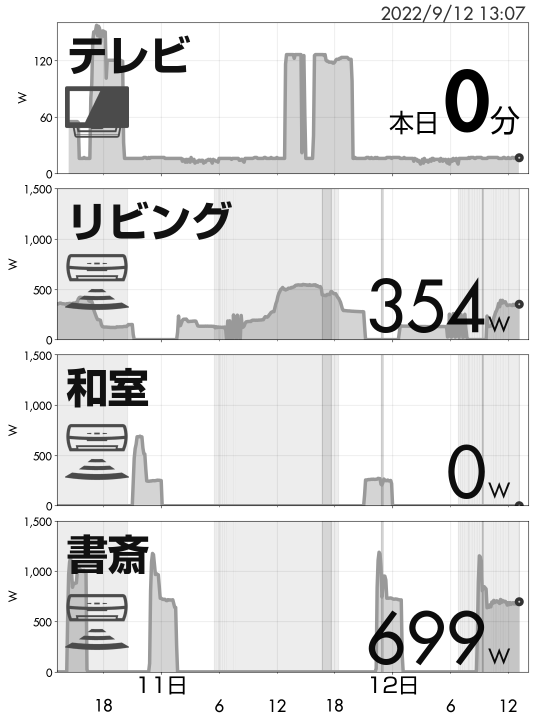
#> input picture img/example.png, 1072 x 1448 px (shown at 1/2 size)
$ python -i pil_util.py   (imports and definitions only)
#> lines starting #> are read from the running program, lines starting #| are printed output that depends on the picture
#> further down, picture is the input picture: PIL image 1072x1448 L; min 0, max 255, mean 227.4
#!/usr/bin/env python3
# -*- coding: utf-8 -*-
import os
import pathlib
import PIL.ImageDraw
import logging

# NOTE: 詳細追えてないものの，英語フォントでボディサイズがおかしいものがあったので，
# 補正できるようにする．
EN_FONT_HEIGHT_FACTOR = 0.75


# [83 lines left out: functions get_font, text_size, draw_text, load_image, alpha_paste, not called in this run]


def convert_to_gray(img):
    img = img.convert("RGB")
    img = img.point(([int(pow(x / 255.0, 2.2) * 255) for x in range(256)] * 3))
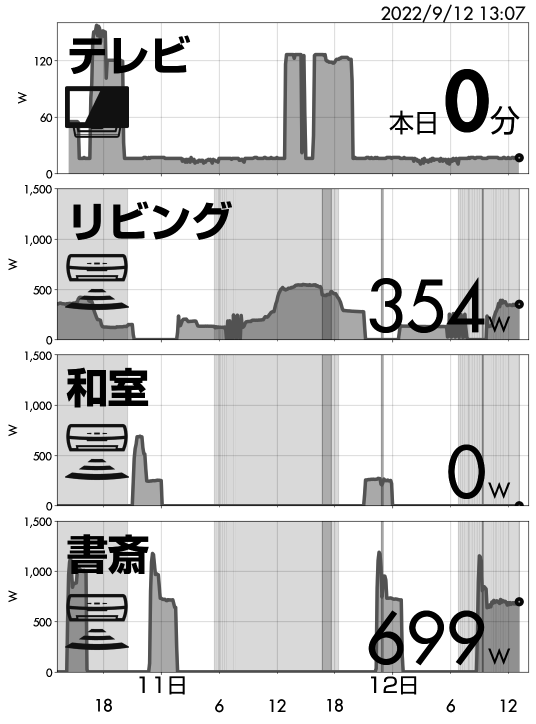
#> img: PIL image 1072x1448 RGB (shown at 1/2 size); min 0, max 255, mean 213.9
    img = img.convert("L")
#> img: PIL image 1072x1448 L
    img = img.point([int(pow(x / 255.0, 1.0 / 2.2) * 255) for x in range(256)])
    return img

>>> from PIL import Image
>>> picture = Image.open('../img/example.png')
>>> result = convert_to_gray(picture)
